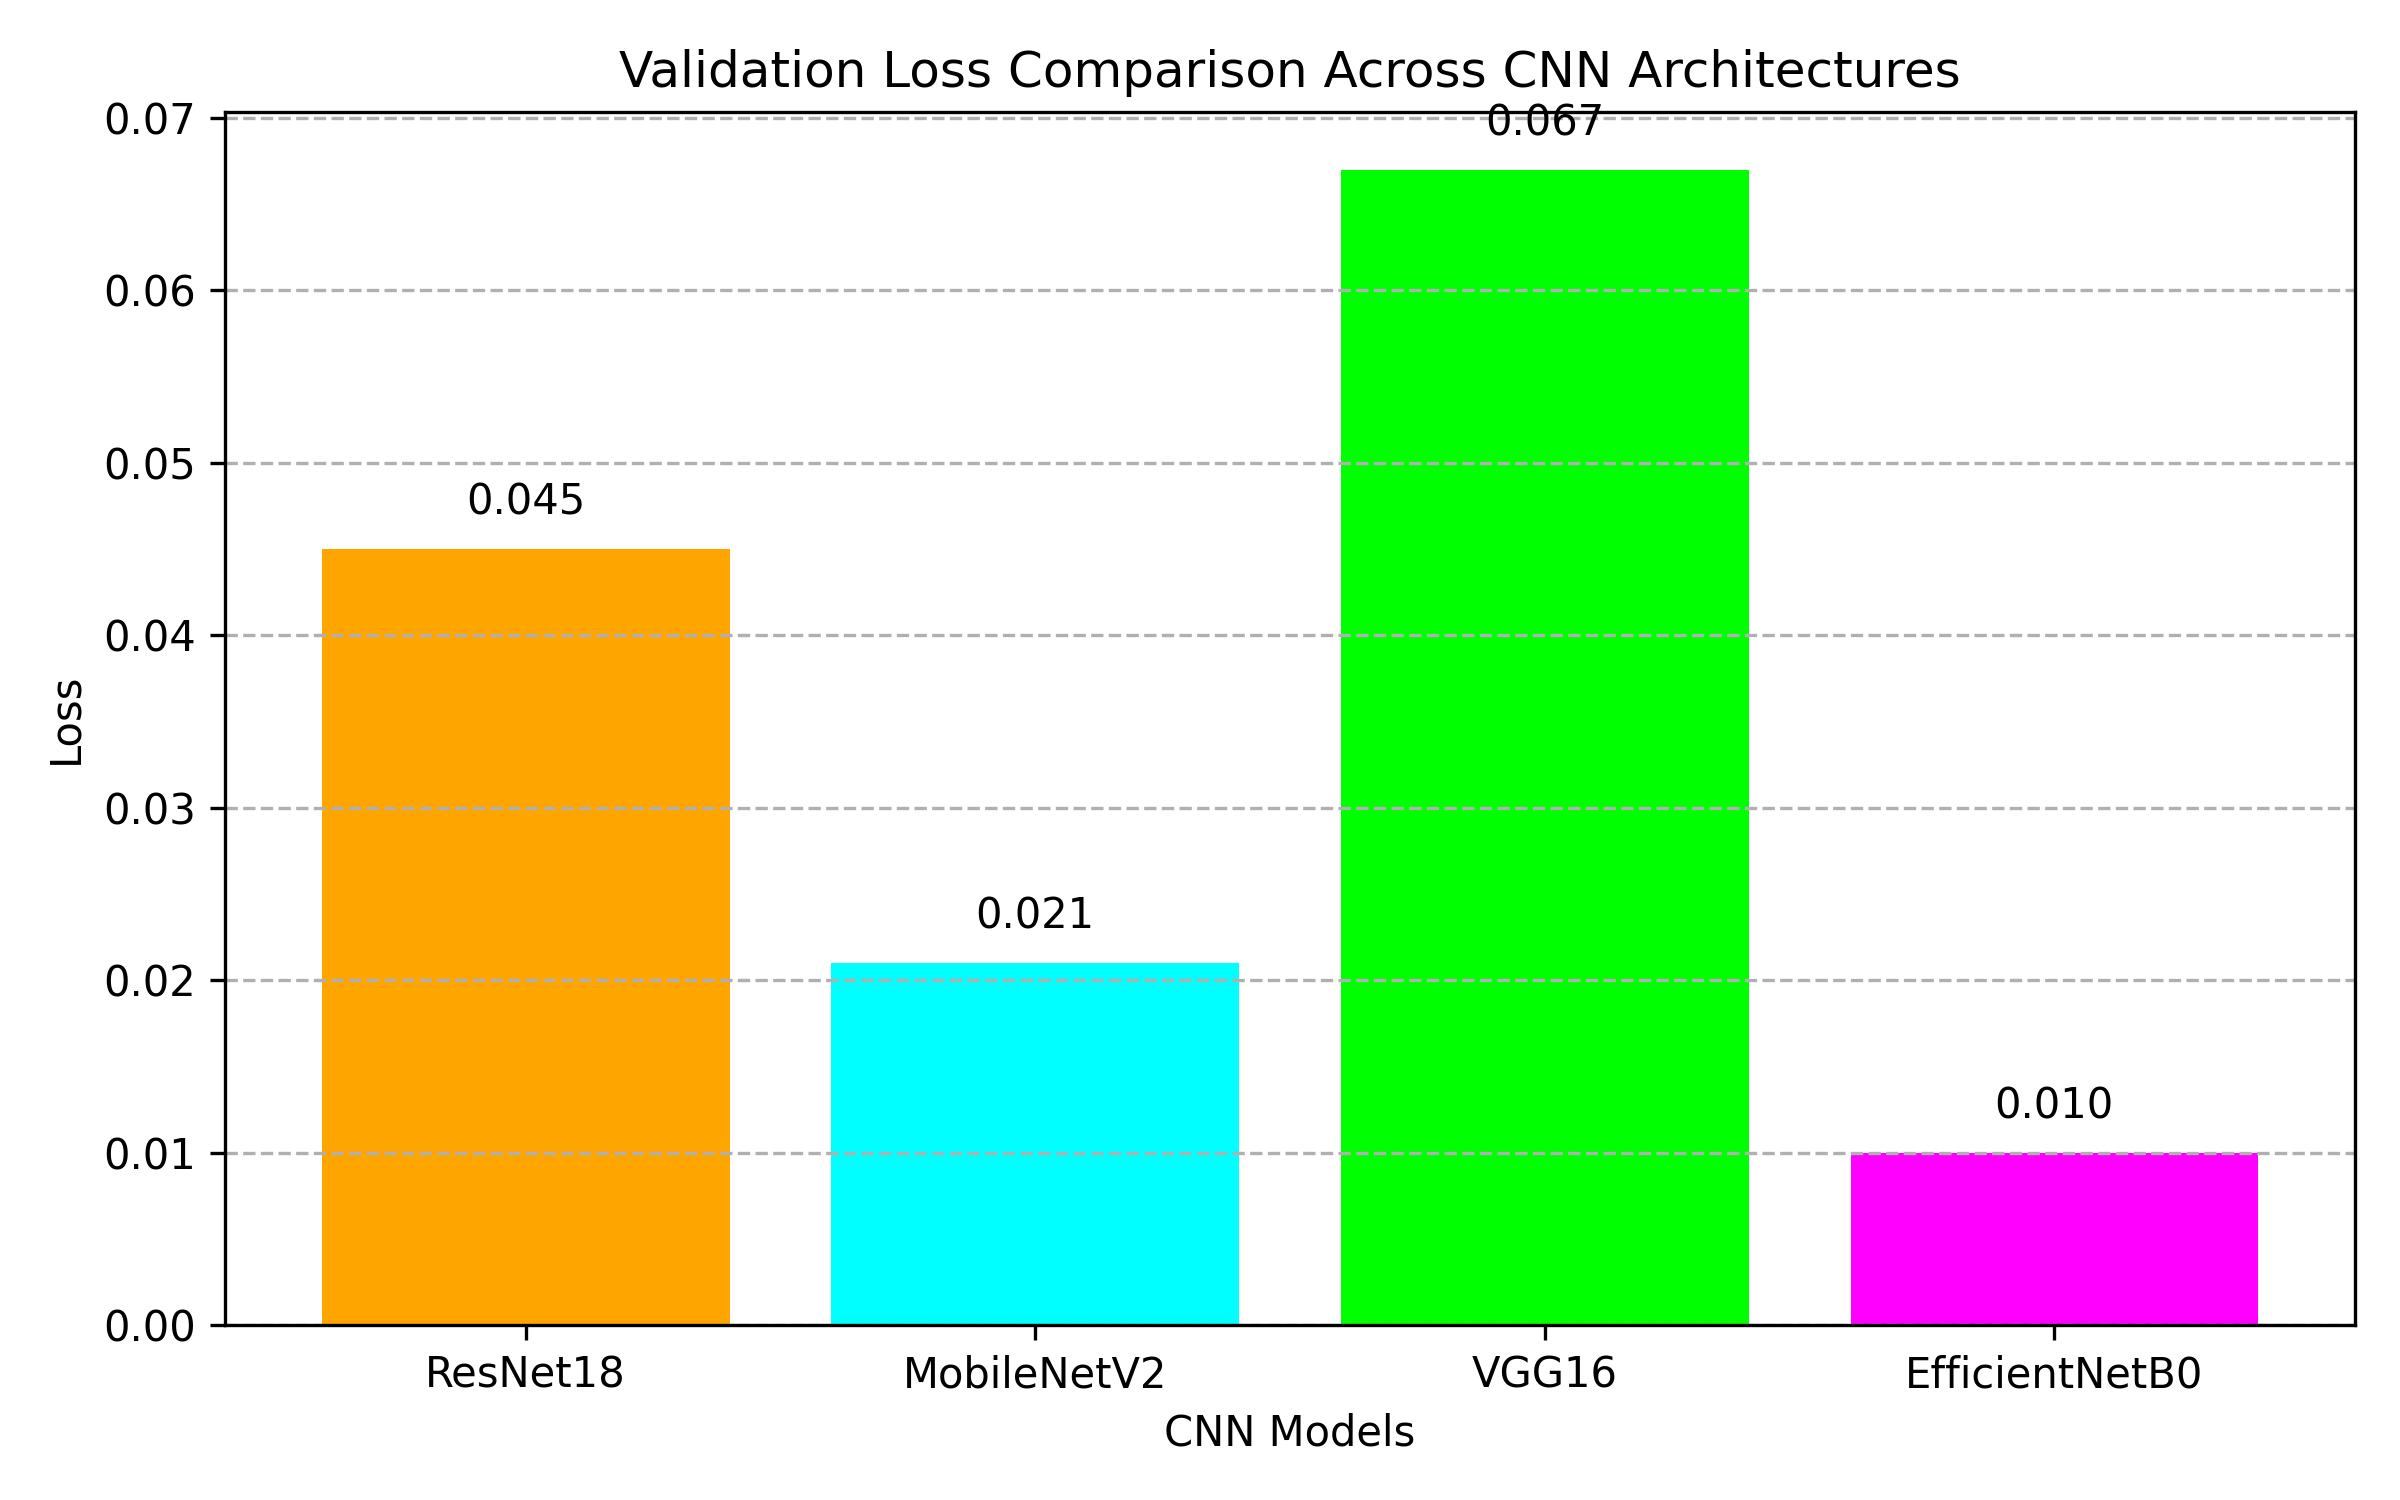

The Python source for this figure:
import matplotlib.pyplot as plt

models = ["ResNet18","MobileNetV2","VGG16","EfficientNetB0"]

validation_loss = [
    0.045,
    0.021,
    0.067,
    0.010
]

colors = ["orange","cyan","lime","magenta"]

plt.figure(figsize=(8,5))
bars = plt.bar(models, validation_loss, color=colors)

plt.ylabel("Loss")
plt.xlabel("CNN Models")
plt.title("Validation Loss Comparison Across CNN Architectures")

for bar in bars:
    plt.text(
        bar.get_x()+bar.get_width()/2,
        bar.get_height()+0.002,
        f"{bar.get_height():.3f}",
        ha='center'
    )

plt.grid(axis='y', linestyle='--')
plt.tight_layout()

plt.savefig("results/validation_loss_comparison.png", dpi=300)
plt.show()
